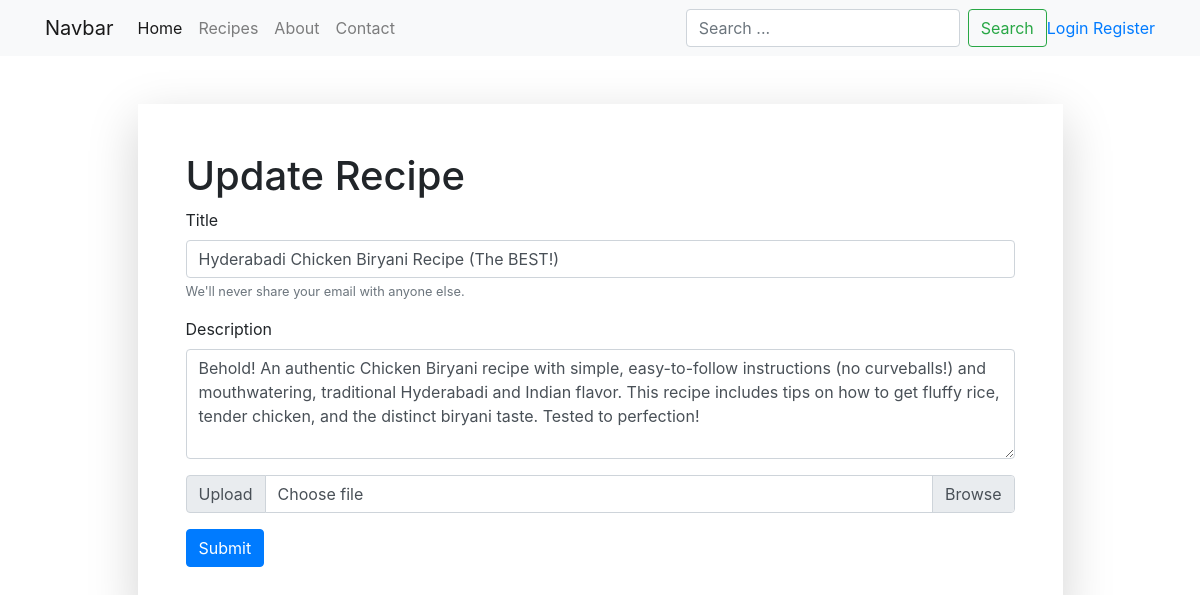
Screenshot of /update-recipe/16/ with the database file from the repository.
### cookrecipe/models.py (models this page shows, shortened)
class Recipe(models.Model):
    recipe_name = models.CharField(max_length=100)
    recipe_description = models.TextField()
    recipe_image = models.ImageField(upload_to="recipes/images", default='')

### cookrecipe/views.py (the view, shortened to what this page needs)
# urls.py: path("update-recipe/<id>/", update_recipe, name="update_recipe"),
def update_recipe(request, id):
    queryset = Recipe.objects.get(id=id)
    context = {'recipe': queryset}
    return render(request, 'update_recipe.html', context)

### cookrecipe/templates/update_recipe.html (shortened to what this page needs)
{% extends "base.html" %} {% block start %}
<div class="col-10 mx-auto shadow-lg p-5">
  <h1>Update Recipe</h1>
  <form class="mt-6" method="post" enctype="multipart/form-data">
    <div class="form-group">
      <label for="recipe_name">Title</label>
      <input
        type="text"
        class="form-control"
        id="recipe_name"
        name="recipe_name"
        value="{{recipe.recipe_name}}"
        aria-describedby="emailHelp"
        placeholder="Enter Title"
      />
      <small id="emailHelp" class="form-text text-muted"
        >We'll never share your email with anyone else.</small
      >
    </div>
    <div class="form-group">
      <label for="recipe_description">Description</label>
      <textarea
        type="text"
        class="form-control"
        name="recipe_description"
        id="recipe_description"
        placeholder="Description"
        rows="4"
      >{{recipe.recipe_description}}</textarea>
    </div>
    <div class="input-group mb-3">
      <div class="input-group-prepend">
        <span class="input-group-text">Upload</span>
      </div>
      <div class="custom-file">
        <label class="custom-file-label" for="recipe_image">Choose file</label>
      </div>
    </div>
    <button type="submit" class="btn btn-primary">Submit</button>
  </form>
</div>
{% endblock %}

### rows the page displays
Recipe: recipe_name "Hyderabadi Chicken Biryani Recipe (The BEST!)", recipe_description "Behold! An authentic Chicken Biryani recipe with simple, easy-to-follow instructions (no curveballs!) and mouthwatering, traditional Hyderabadi and Indian flavor. This recipe includes tips on how to get fluffy rice, tender chicken, and the distinct biryani taste. Tested to perfection!"
